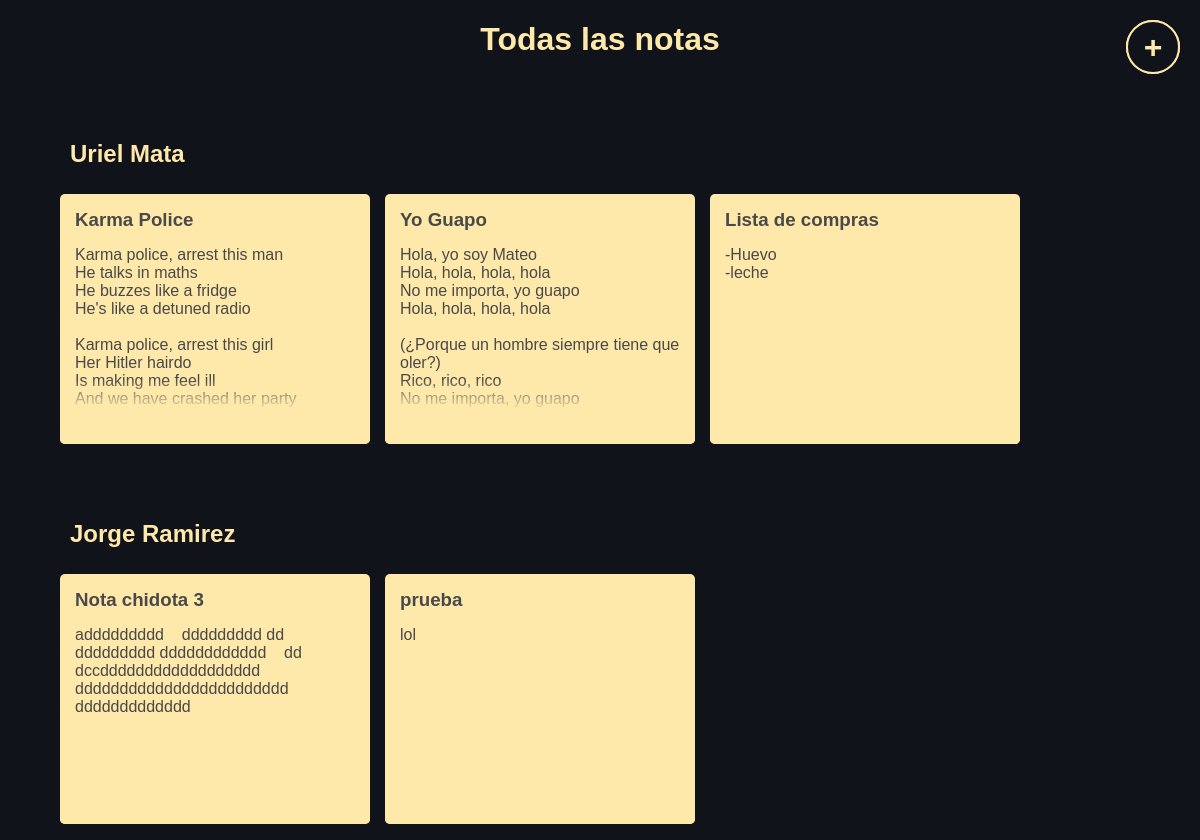
The app's page /notes/ with its own data.
### notes_MataCastellanos_RamirezOrnelas/models.py (models this page shows, shortened)
class Note(models.Model):
    user = models.ForeignKey(User, on_delete=models.CASCADE, related_name='notes')
    title = models.CharField(max_length=200)
    content = models.TextField()
    creation_date = models.DateTimeField(auto_now_add=True)

### notes_MataCastellanos_RamirezOrnelas/views.py (the view)
# urls.py: path("",views.Lista_notas, name="Lista"),
def Lista_notas(request):
    lista_notas = Note.objects.select_related("user").all().order_by("user__id")
    context = {"Lista_notas":lista_notas}
    return render(request, "notes_MataCastellanos_RamirezOrnelas/note_list_MataCastellanos_RamirezOrnelas.html", context)

### notes_MataCastellanos_RamirezOrnelas/templates/notes_MataCastellanos_RamirezOrnelas/note_list_MataCastellanos_RamirezOrnelas.html (shortened to what this page needs)
<!DOCTYPE html>
<html lang="en">
<head>
    {% load static %}
    <link rel="stylesheet" href="{% static "notes_MataCastellanos_RamirezOrnelas/css/prefix.css" %}">
    <link rel="stylesheet" href="{% static "notes_MataCastellanos_RamirezOrnelas/css/list.css" %}">
</head>
<body>
    <h1>Todas las notas</h1>
    {% regroup Lista_notas by user as notas_usuario %}
    {% for grupo in notas_usuario %}
        <a href="{% url "notes_MataCastellanos_RamirezOrnelas:Creacion" %}" class="agregar-btn">+</a>
        <div class="cont-notas_usuario">
            <h2 class="nombre_usuario">{{ grupo.grouper.get_full_name }}</h2>
            <ul>
                {% for nota in grupo.list %}
                    <li>
                        <a href="{% url "notes_MataCastellanos_RamirezOrnelas:Detalle" nota.id %}" class="card-notas">
                            <h3>{{ nota.title }}</h3>
                            <p>{{ nota.content }}</p>
                        </a>
                    </li>
                {% endfor %}
            </ul>
        </div>
    {% endfor %}
</body>
</html>

### notes_MataCastellanos_RamirezOrnelas/static/notes_MataCastellanos_RamirezOrnelas/css/prefix.css (style rules this page uses)
* { font-family: Arial, Helvetica, sans-serif; }
:root { --primario: rgb(255, 255, 255); --secundario: #11131b; --terciario: rgb(73, 73, 73); --notas: #fee9aa; --notas_sombra: #fff4d2;; }

### notes_MataCastellanos_RamirezOrnelas/static/notes_MataCastellanos_RamirezOrnelas/css/list.css (style rules this page uses)
body { margin: 0; padding: 0; background-color: var(--secundario); display: flex; flex-direction: column; align-items: center; }
h1 { color: var(--notas); width: 100%; text-align: center; }
.nombre_usuario { margin: 0; margin-top: 50px; color: var(--notas); display: inline-block; padding: 10px; }
.cont-notas_usuario { width: 90%; }
.cont-notas_usuario ul { padding: 0; list-style: none; display: flex; gap: 15px; flex-wrap: wrap; row-gap: 15px; }
.card-notas { height: 250px; width: 310px; background-color: var(--notas); padding: 0; border-radius: 5px; display: flex; flex-direction: column; row-gap: 15px; padding: 15px; box-sizing: border-box; text-decoration: none; color: var(--terciario); transition: 0.3s; position: relative; overflow: hidden; }
.card-notas::after { content: ""; width: 100%; height: 65px; position: absolute; background-color: red; background: linear-gradient(to top, var(--notas),var(--notas), transparent); bottom: 0; left: 0; }
h3 { padding: 0; margin: 0; }
.card-notas p { padding: 0; margin: 0; overflow: hidden; white-space: pre-wrap }
.agregar-btn { width: 50px; height: 50px; padding: 0; border: 2px solid var(--notas); background-color: var(--secundario); color: var(--notas); font-weight: bold; font-size: 2rem; border-radius: 30px; text-align: center; align-content: center; position: absolute; top: 20px; right: 20px; transition: 0.2s; text-decoration: none; }

### records on screen
Note: title "Karma Police", content "Karma police, arrest this man He talks in maths He buzzes like a fridge He's like a detuned radio Karma police, arrest this girl Her Hitler hairdo Is making me feel ill And we have crashed her party…"
Note: title "Yo Guapo", content "Hola, yo soy Mateo Hola, hola, hola, hola No me importa, yo guapo Hola, hola, hola, hola (¿Porque un hombre siempre tiene que oler?) Rico, rico, rico No me importa, yo guapo…"
Note: title "Lista de compras", content "-Huevo -leche"
Note: title "Nota chidota 3", content "addddddddd ddddddddd dd ddddddddd dddddddddddd dd dccdddddddddddddddddd dddddddddddddddddddddddd ddddddddddddd"
Note: title "prueba", content "lol"

### other values on screen
{{ grupo.grouper.get_full_name }} "Uriel Mata"
{{ grupo.grouper.get_full_name }} "Jorge Ramirez"
